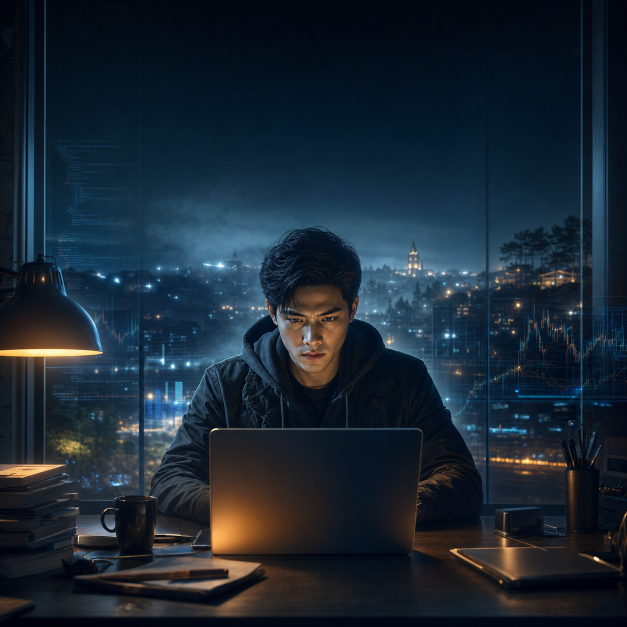
#> input picture scratch/remade_covers_2197_2207_2217_2227_20260526/base/2227_base.png, 1254 x 1254 px (shown at 1/2 size)
$ python remake_and_upload.py
#> lines starting #> are read from the running program, lines starting #| are printed output that depends on the picture
#!/usr/bin/env python3
import ftplib
import json
import sys
from pathlib import Path

import requests
from PIL import Image, ImageDraw, ImageFilter, ImageFont

sys.path.insert(0, str(Path(__file__).resolve().parents[1]))
from remake_chatgpt_batch2_covers import FTP_HOST, FTP_PASS, FTP_USER, SECRET, WP_URL


ROOT = Path(__file__).resolve().parent
CANVAS = 1200

FONT_BOLD_PATHS = [
    "/System/Library/Fonts/Supplemental/Arial Bold.ttf",
    "/System/Library/Fonts/Supplemental/Arial Unicode.ttf",
    "/Library/Fonts/Arial Bold.ttf",
    "/System/Library/Fonts/HelveticaNeue.ttc",
]

STORIES = [
    {
        "id": 2227,
        "chapter": 8,
        "source": ROOT / "base/2227_base.png",
        "title_lines": ["THIÊN TÀI", "LẬP TRÌNH", "LẬT ĐỔ TÀI CHÍNH"],
        "colors": [(255, 255, 255), (92, 232, 255), (255, 184, 43)],
    },
    {
        "id": 2217,
        "chapter": 8,
        "source": ROOT / "base/2217_base.png",
        "title_lines": ["BÓNG TỐI", "ĐIỆN LỰC", "VẠN THỊNH"],
        "colors": [(255, 255, 255), (92, 232, 255), (255, 184, 43)],
    },
    {
        "id": 2207,
        "chapter": 8,
        "source": ROOT / "base/2207_base.png",
        "title_lines": ["THUYỀN TRƯỞNG", "CẢNG ĐÀ THÀNH", "CHIẾN BÊN BẾN CẢ"],
        "colors": [(255, 255, 255), (255, 184, 43), (92, 232, 255)],
    },
    {
        "id": 2197,
        "chapter": 8,
        "source": ROOT / "base/2197_base.png",
        "title_lines": ["THỢ HỒ", "NGHÌN TỶ", "ĐẬP TAN KIÊU NGẠO"],
        "colors": [(255, 255, 255), (255, 184, 43), (92, 232, 255)],
    },
]

PHP_HELPER = """<?php
require_once('wp-load.php');
require_once(ABSPATH . 'wp-admin/includes/image.php');
require_once(ABSPATH . 'wp-admin/includes/file.php');
require_once(ABSPATH . 'wp-admin/includes/media.php');

header('Content-Type: application/json');
$secret = "ZEN_TRUYEN_2026_BYPASS";
$input = json_decode(file_get_contents('php://input'), true);
if (!isset($input['secret']) || $input['secret'] !== $secret) {
    echo json_encode(['error' => 'Unauthorized']);
    exit;
}

$post_id = intval($input['post_id']);
$filename = sanitize_file_name($input['filename']);
$local_path = ABSPATH . 'wp-content/uploads/' . $filename;
if (!file_exists($local_path)) {
    echo json_encode(['error' => 'File not found: ' . $local_path]);
    exit;
}

$tmp = tempnam(get_temp_dir(), 'cover');
copy($local_path, $tmp);
$file_array = [
    'name' => 'cover-' . $post_id . '-remade-20260526-' . rand(100,999) . '.png',
    'tmp_name' => $tmp,
];
$attach_id = media_handle_sideload($file_array, $post_id);
if (is_wp_error($attach_id)) {
    @unlink($tmp);
    echo json_encode(['error' => $attach_id->get_error_message()]);
    exit;
}

$old_thumb = get_post_thumbnail_id($post_id);
if ($old_thumb) {
    wp_delete_attachment($old_thumb, true);
}
set_post_thumbnail($post_id, $attach_id);
if (function_exists('litespeed_purge_all')) {
    litespeed_purge_all();
}
@unlink($local_path);
echo json_encode([
    'success' => true,
    'post_id' => $post_id,
    'attachment_id' => $attach_id,
    'thumbnail' => get_the_post_thumbnail_url($post_id, 'full'),
], JSON_UNESCAPED_SLASHES | JSON_UNESCAPED_UNICODE);
?>"""


def load_font(size):
    for path in FONT_BOLD_PATHS:
        if Path(path).exists():
            try:
                return ImageFont.truetype(path, size=size)
            except Exception:
                pass
    return ImageFont.load_default()


def text_size(draw, text, font, stroke_width=0):
    box = draw.textbbox((0, 0), text, font=font, stroke_width=stroke_width)
    return box[2] - box[0], box[3] - box[1]


def fit_font(draw, lines, max_width, max_height):
    size = 110
    while size >= 56:
        font = load_font(size)
        heights = []
        widths = []
        for line in lines:
            width, height = text_size(draw, line, font, stroke_width=5)
            widths.append(width)
            heights.append(height)
        total_height = sum(heights) + (len(lines) - 1) * int(size * 0.16)
        if max(widths) <= max_width and total_height <= max_height:
            return font, size
        size -= 3
    return load_font(56), 56


def add_gradients(img):
    overlay = Image.new("RGBA", (CANVAS, CANVAS), (0, 0, 0, 0))
    draw = ImageDraw.Draw(overlay)
    for y in range(0, 520):
        t = 1 - y / 520
        alpha = int(235 * t * t)
        draw.rectangle((0, y, CANVAS, y + 1), fill=(0, 0, 0, alpha))
    for y in range(800, CANVAS):
        t = (y - 800) / (CANVAS - 800)
        alpha = int(90 * t * t)
        draw.rectangle((0, y, CANVAS, y + 1), fill=(0, 0, 0, alpha))
    return Image.alpha_composite(img, overlay)


def draw_shadowed_text(img, xy, text, font, fill):
    x, y = xy
    shadow = Image.new("RGBA", (CANVAS, CANVAS), (0, 0, 0, 0))
    sd = ImageDraw.Draw(shadow)
    sd.text(
        (x + 5, y + 7),
        text,
        font=font,
        fill=(0, 0, 0, 235),
        stroke_width=7,
        stroke_fill=(0, 0, 0, 235),
    )
    shadow = shadow.filter(ImageFilter.GaussianBlur(2))
    img.alpha_composite(shadow)
    draw = ImageDraw.Draw(img)
    draw.text((x, y), text, font=font, fill=fill, stroke_width=5, stroke_fill=(14, 14, 14, 255))


def make_cover(story):
    img = Image.open(story["source"]).convert("RGBA")
    img = img.resize((CANVAS, CANVAS), Image.Resampling.LANCZOS)
    img = add_gradients(img)
    draw = ImageDraw.Draw(img)
    font, size = fit_font(draw, story["title_lines"], 1080, 335)
    y = 88
    spacing = int(size * 0.15)
    for idx, line in enumerate(story["title_lines"]):
        width, height = text_size(draw, line, font, stroke_width=5)
        draw_shadowed_text(img, ((CANVAS - width) // 2, y), line, font, story["colors"][idx])
        y += height + spacing

    out_path = ROOT / f"{story['id']}_cover.png"
    img.convert("RGB").save(out_path, "PNG", optimize=True)
    return out_path


def make_preview(covers):
    sheet = Image.new("RGB", (2 * 420, 2 * 470), "white")
    draw = ImageDraw.Draw(sheet)
    for idx, (story, path) in enumerate(covers):
        thumb = Image.open(path).convert("RGB")
        thumb.thumbnail((390, 390))
        x = (idx % 2) * 420 + 15
        y = (idx // 2) * 470 + 15
        sheet.paste(thumb, (x, y))
        draw.text((x, y + 400), f"{story['id']} - {path.name}", fill=(0, 0, 0))
    sheet.save(ROOT / "preview_grid.png", quality=94)


def upload(covers):
    helper_path = ROOT / "update_cover_local.php"
    helper_path.write_text(PHP_HELPER, encoding="utf-8")
    ftp = ftplib.FTP(FTP_HOST, timeout=60)
    ftp.login(FTP_USER, FTP_PASS)
    results = []
    try:
        with helper_path.open("rb") as handle:
            ftp.storbinary("STOR update_cover_local.php", handle)
        for story, cover_path in covers:
            remote_name = f"remade_cover_{story['id']}_20260526.png"
            with cover_path.open("rb") as handle:
                ftp.storbinary(f"STOR wp-content/uploads/{remote_name}", handle)
            response = requests.post(
                f"{WP_URL}/update_cover_local.php",
                json={"secret": SECRET, "post_id": story["id"], "filename": remote_name},
                timeout=90,
            )
            try:
                data = response.json()
            except json.JSONDecodeError:
                data = {"error": response.text[:500]}
            print(story["id"], data, flush=True)
            results.append({"id": story["id"], "cover": str(cover_path), "server": data})
    finally:
        try:
            ftp.delete("update_cover_local.php")
        except Exception:
            pass
        ftp.quit()
        helper_path.unlink(missing_ok=True)
    (ROOT / "upload_results.json").write_text(json.dumps(results, ensure_ascii=False, indent=2), encoding="utf-8")


def main():
    import argparse

    parser = argparse.ArgumentParser()
    parser.add_argument("--generate-only", action="store_true")
    args = parser.parse_args()

    covers = [(story, make_cover(story)) for story in STORIES]
#> in add_gradients, `overlay = Image.new("RGBA", (CANVAS, CANVAS), (0, 0, 0, 0))`: overlay: PIL image 1200x1200 RGBA; every value is 0
#> in make_cover, `font, size = fit_font(draw, story["title_lines"], 1080, 335)`: size = 110
#> in make_cover, `spacing = int(size * 0.15)`: spacing = 16
#> the loop in make_cover, `for idx, line in enumerate(story["title_lines"]):` made 3 passes
#> (width, y) on passes 1 to 3: (56, 122), (62, 156), (93, 190)
#> pass 1, in draw_shadowed_text, `shadow = shadow.filter(ImageFilter.GaussianBlur(2))`:
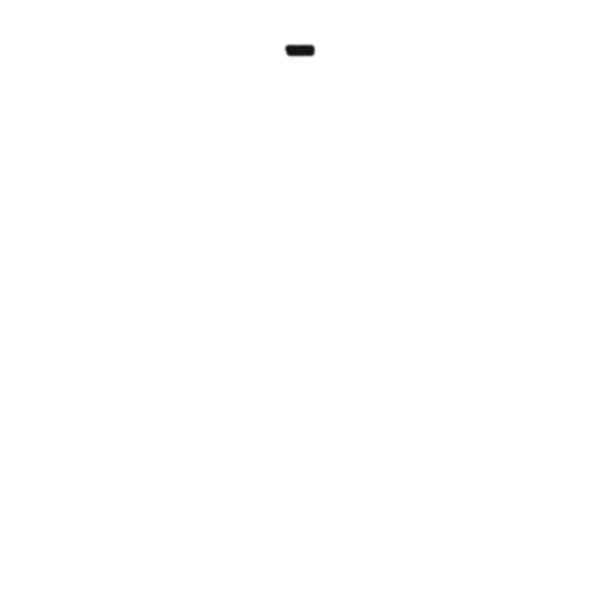
#> shadow: PIL image 1200x1200 RGBA (shown at 1/2 size); mean R, G, B, A 0, 0, 0, 0.2; transparent parts drawn white
#> after the loop in make_cover, `for idx, line in enumerate(story["title_lines"]):`: y = 190
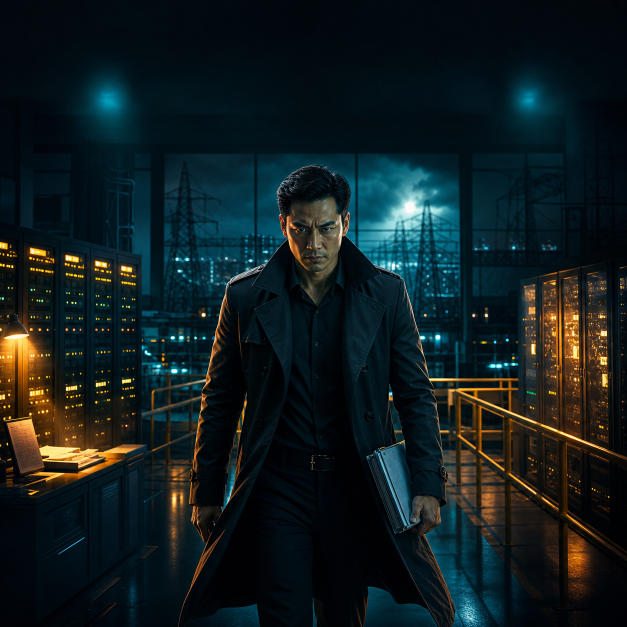
#> input picture scratch/remade_covers_2197_2207_2217_2227_20260526/base/2217_base.png, 1254 x 1254 px (shown at 1/2 size)
#> the loop in make_cover (call 2), `for idx, line in enumerate(story["title_lines"]):` made 3 passes
#> (width, y) on passes 1 to 3: (52, 122), (51, 156), (66, 190)
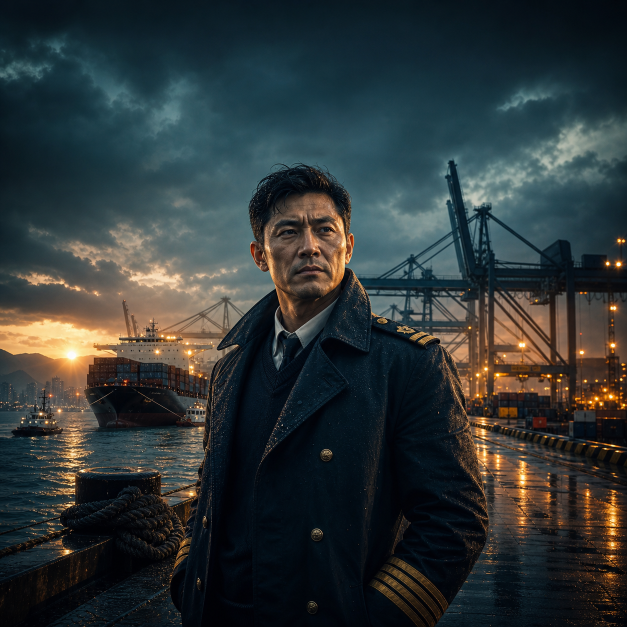
#> input picture scratch/remade_covers_2197_2207_2217_2227_20260526/base/2207_base.png, 1254 x 1254 px (shown at 1/2 size)
#> the loop in make_cover (call 3), `for idx, line in enumerate(story["title_lines"]):` made 3 passes
#> (width, y) on passes 1 to 3: (89, 122), (86, 156), (97, 190)
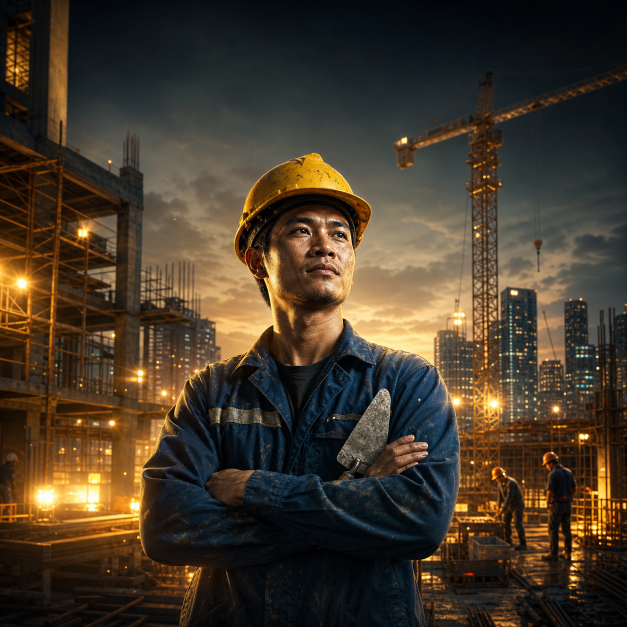
#> input picture scratch/remade_covers_2197_2207_2217_2227_20260526/base/2197_base.png, 1254 x 1254 px (shown at 1/2 size)
#> in add_gradients (call 4), `return Image.alpha_composite(img, overlay)`:
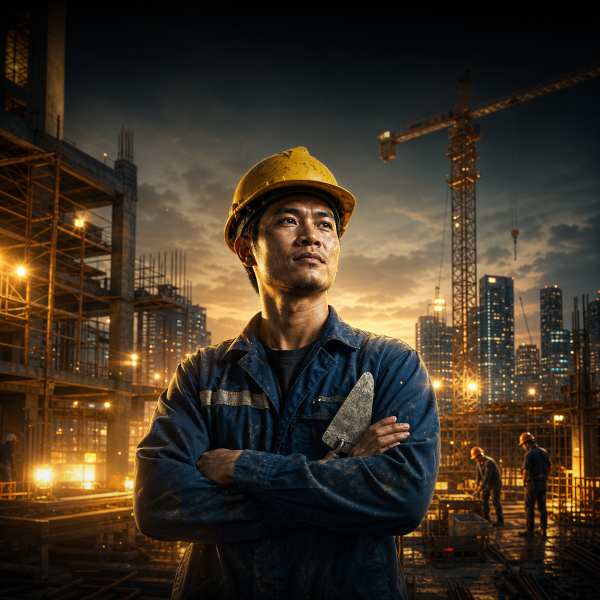
#> returned value: PIL image 1200x1200 RGBA (shown at 1/2 size); mean R, G, B, A 64.2, 52, 37, 255
#> the loop in make_cover (call 4), `for idx, line in enumerate(story["title_lines"]):` made 3 passes
#> (width, y) on passes 1 to 3: (44, 122), (59, 156), (100, 190)
    make_preview(covers)
#> in make_preview, `sheet = Image.new("RGB", (2 * 420, 2 * 470), "white")`: sheet: PIL image 840x940 RGB; every value is 255
#> in make_preview, `sheet.paste(thumb, (x, y))`:
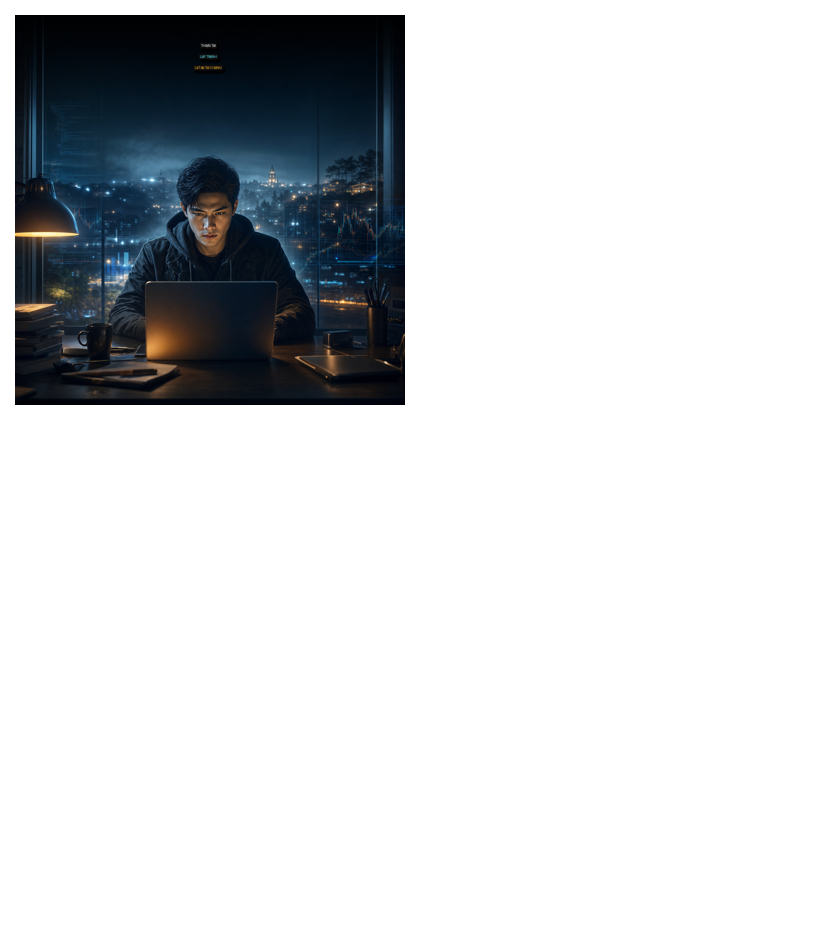
#> sheet: PIL image 840x940 RGB; mean R, G, B 210.6, 212.8, 214.7
#> in make_preview, `sheet.save(ROOT / "preview_grid.png", quality=94)`:
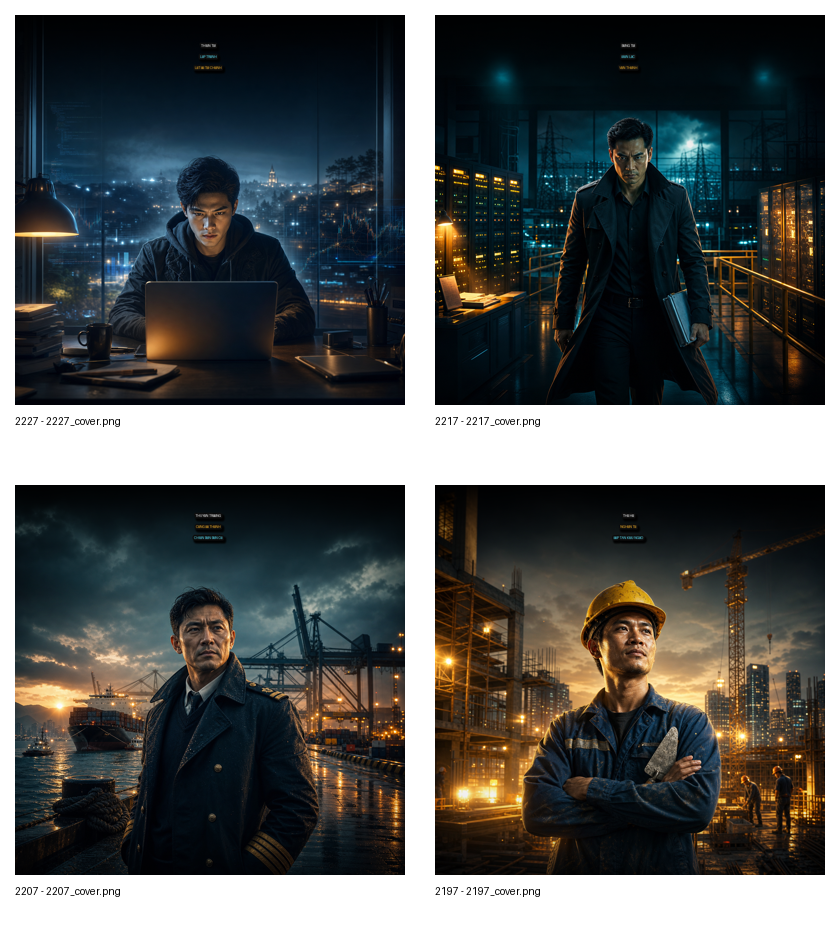
#> saved as preview_grid.png: PIL image 840x940 RGB; mean R, G, B 86.8, 89.3, 88.4
    print(ROOT / "preview_grid.png", flush=True)
    if not args.generate_only:
        upload(covers)


if __name__ == "__main__":
#> (the run stopped early here; a loop or call above may not have finished)
